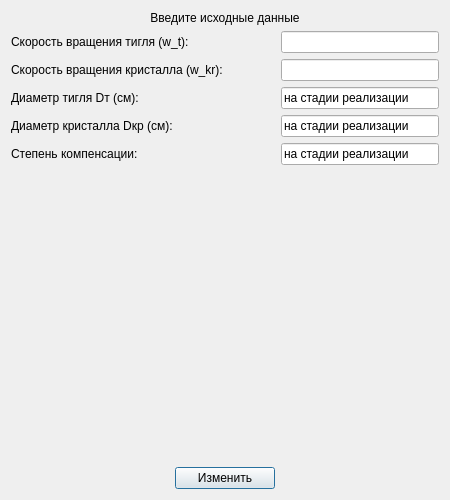
<?xml version="1.0" encoding="UTF-8"?>
<ui version="4.0">
 <class>Dialog</class>
 <widget class="QDialog" name="Dialog">
  <property name="geometry">
   <rect>
    <x>0</x>
    <y>0</y>
    <width>450</width>
    <height>500</height>
   </rect>
  </property>
  <property name="sizePolicy">
   <sizepolicy hsizetype="Fixed" vsizetype="Fixed">
    <horstretch>0</horstretch>
    <verstretch>0</verstretch>
   </sizepolicy>
  </property>
  <property name="minimumSize">
   <size>
    <width>450</width>
    <height>500</height>
   </size>
  </property>
  <property name="maximumSize">
   <size>
    <width>450</width>
    <height>500</height>
   </size>
  </property>
  <property name="windowTitle">
   <string>Dialog</string>
  </property>
  <layout class="QGridLayout" name="gridLayout">
   <item row="7" column="1" colspan="2">
    <widget class="QPushButton" name="setup_settings_btn">
     <property name="sizePolicy">
      <sizepolicy hsizetype="Fixed" vsizetype="Fixed">
       <horstretch>0</horstretch>
       <verstretch>0</verstretch>
      </sizepolicy>
     </property>
     <property name="minimumSize">
      <size>
       <width>100</width>
       <height>0</height>
      </size>
     </property>
     <property name="text">
      <string>Изменить</string>
     </property>
    </widget>
   </item>
   <item row="4" column="3">
    <widget class="QLineEdit" name="lineEdit_5">
     <property name="sizePolicy">
      <sizepolicy hsizetype="Preferred" vsizetype="Fixed">
       <horstretch>0</horstretch>
       <verstretch>0</verstretch>
      </sizepolicy>
     </property>
     <property name="text">
      <string>на стадии реализации</string>
     </property>
    </widget>
   </item>
   <item row="5" column="3">
    <widget class="QLineEdit" name="lineEdit_6">
     <property name="sizePolicy">
      <sizepolicy hsizetype="Preferred" vsizetype="Fixed">
       <horstretch>0</horstretch>
       <verstretch>0</verstretch>
      </sizepolicy>
     </property>
     <property name="text">
      <string>на стадии реализации</string>
     </property>
    </widget>
   </item>
   <item row="6" column="0" colspan="4">
    <spacer name="verticalSpacer">
     <property name="orientation">
      <enum>Qt::Vertical</enum>
     </property>
     <property name="sizeHint" stdset="0">
      <size>
       <width>425</width>
       <height>194</height>
      </size>
     </property>
    </spacer>
   </item>
   <item row="7" column="0">
    <spacer name="horizontalSpacer">
     <property name="orientation">
      <enum>Qt::Horizontal</enum>
     </property>
     <property name="sizeHint" stdset="0">
      <size>
       <width>40</width>
       <height>20</height>
      </size>
     </property>
    </spacer>
   </item>
   <item row="0" column="0" colspan="4">
    <widget class="QLabel" name="label">
     <property name="text">
      <string>Введите исходные данные</string>
     </property>
     <property name="alignment">
      <set>Qt::AlignCenter</set>
     </property>
    </widget>
   </item>
   <item row="7" column="3">
    <spacer name="horizontalSpacer_2">
     <property name="orientation">
      <enum>Qt::Horizontal</enum>
     </property>
     <property name="sizeHint" stdset="0">
      <size>
       <width>40</width>
       <height>20</height>
      </size>
     </property>
    </spacer>
   </item>
   <item row="5" column="0" colspan="3">
    <widget class="QLabel" name="label_7">
     <property name="sizePolicy">
      <sizepolicy hsizetype="Maximum" vsizetype="Preferred">
       <horstretch>0</horstretch>
       <verstretch>0</verstretch>
      </sizepolicy>
     </property>
     <property name="text">
      <string>Степень компенсации:</string>
     </property>
    </widget>
   </item>
   <item row="3" column="0">
    <widget class="QLabel" name="label_5">
     <property name="sizePolicy">
      <sizepolicy hsizetype="Maximum" vsizetype="Preferred">
       <horstretch>0</horstretch>
       <verstretch>0</verstretch>
      </sizepolicy>
     </property>
     <property name="text">
      <string>Диаметр тигля Dт (см):</string>
     </property>
    </widget>
   </item>
   <item row="1" column="0" colspan="3">
    <widget class="QLabel" name="label_3">
     <property name="sizePolicy">
      <sizepolicy hsizetype="Maximum" vsizetype="Preferred">
       <horstretch>0</horstretch>
       <verstretch>0</verstretch>
      </sizepolicy>
     </property>
     <property name="text">
      <string>Скорость вращения тигля (w_t):</string>
     </property>
    </widget>
   </item>
   <item row="4" column="0" colspan="3">
    <widget class="QLabel" name="label_6">
     <property name="sizePolicy">
      <sizepolicy hsizetype="Maximum" vsizetype="Preferred">
       <horstretch>0</horstretch>
       <verstretch>0</verstretch>
      </sizepolicy>
     </property>
     <property name="text">
      <string>Диаметр кристалла Dкр (см):</string>
     </property>
    </widget>
   </item>
   <item row="1" column="3">
    <widget class="QLineEdit" name="w_t_le">
     <property name="sizePolicy">
      <sizepolicy hsizetype="Preferred" vsizetype="Fixed">
       <horstretch>0</horstretch>
       <verstretch>0</verstretch>
      </sizepolicy>
     </property>
     <property name="minimumSize">
      <size>
       <width>150</width>
       <height>0</height>
      </size>
     </property>
     <property name="toolTip">
      <string>Принимает значения от 0 до 15</string>
     </property>
     <property name="statusTip">
      <string>Принимает значения от 0 до 15</string>
     </property>
    </widget>
   </item>
   <item row="2" column="3">
    <widget class="QLineEdit" name="w_kr_le">
     <property name="toolTip">
      <string>Принимает значения от 0 до 100</string>
     </property>
     <property name="statusTip">
      <string>Принимает значения от 0 до 100</string>
     </property>
    </widget>
   </item>
   <item row="3" column="3">
    <widget class="QLineEdit" name="lineEdit_4">
     <property name="sizePolicy">
      <sizepolicy hsizetype="Preferred" vsizetype="Fixed">
       <horstretch>0</horstretch>
       <verstretch>0</verstretch>
      </sizepolicy>
     </property>
     <property name="text">
      <string>на стадии реализации</string>
     </property>
    </widget>
   </item>
   <item row="2" column="0" colspan="3">
    <widget class="QLabel" name="label_2">
     <property name="text">
      <string>Скорость вращения кристалла (w_kr):</string>
     </property>
    </widget>
   </item>
  </layout>
 </widget>
 <resources/>
 <connections/>
</ui>
